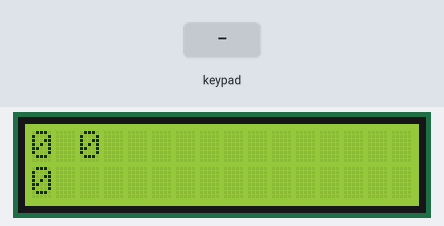
Recording of a sketch running on a simulated Arduino Uno, built with avr-gcc and run on an emulated ATmega328P. Shown: 16×2 character LCD. The test bench sets the inputs (shaded band).

Above: at 3.2 s.
3.3 s: keypad keys 0 1 2 3 A pressed 0.4 s apart
At 6.4 s:
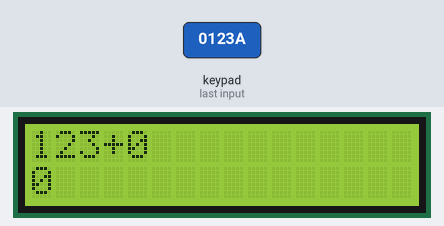
6.8 s: key 'D' pressed
At 7.8 s:
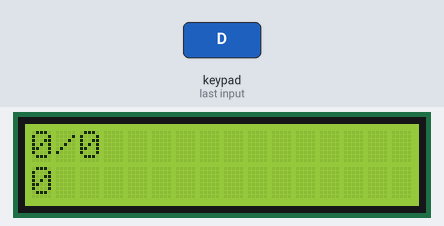
8.4 s: key 'C' pressed
At 9.3 s:
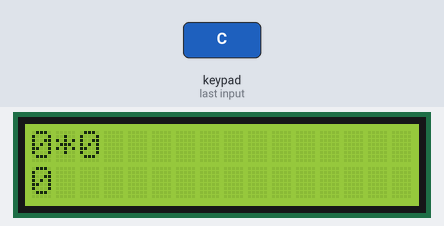
10.0 s: keypad keys 0 1 2 3 # pressed 0.4 s apart
At 12.8 s:
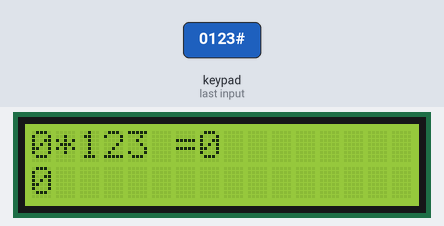
13.5 s: key 'B' pressed
At 14.2 s:
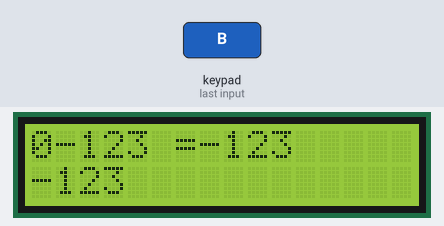
15.1 s: keypad keys 0 1 2 3 D pressed 0.4 s apart
At 18.0 s:
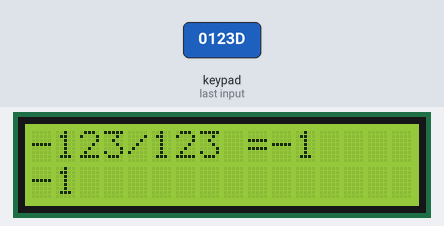
Timing chart, 0 to 19.5 s (numbered marks = the images above; inputs shaded):
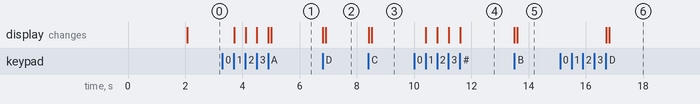

Measured:
- after the input at 3.3 s, the display: first changes after 0.41 s (image 1 shows a later state)
- after the input at 6.8 s, the display: first changes at once (image 2 shows a later state)
- after the input at 8.4 s, the display: first changes at once (image 3 shows a later state)
- after the input at 10.0 s, the display: first changes after 0.41 s (image 4 shows a later state)
- after the input at 13.5 s, the display: first changes at once (image 5 shows a later state)
- after the input at 15.1 s, the display: first changes after 1.6 s (image 6 shows a later state)

The sketch:

Calculatrice.ino
```cpp
#include <LiquidCrystal.h>
#include <Keypad.h>

const byte ROWS = 4; // Four rows
const byte COLS = 4; // Three columns

// Define the Keymap
char keys[ROWS][COLS] = {

  {'7','8','9','D'},

  {'4','5','6','C'},

  {'1','2','3','B'},

  {'*','0','#','A'}

};

byte rowPins[ROWS] = { 0, 1, 2, 3 };// Connect keypad ROW0, ROW1, ROW2 and ROW3 to these Arduino pins.
byte colPins[COLS] = { 4, 5, 6, 7 }; // Connect keypad COL0, COL1 and COL2 to these Arduino pins.

Keypad kpd = Keypad( makeKeymap(keys), rowPins, colPins, ROWS, COLS ); //  Create the Keypad

const int rs = 8, en = 9, d4 = 10, d5 = 11, d6 = 12, d7 = 13; //Pins to which LCD is connected
LiquidCrystal lcd(rs, en, d4, d5, d6, d7);

 long Num1,Num2,Number;
 char key,action;
 boolean result = false;

void setup() {
  lcd.begin(16, 2); //We are using a 16*2 LCD display
  lcd.print("BEJAOUI FEDI"); //Display a intro message
  lcd.setCursor(0, 1);   // set the cursor to column 0, line 1
  lcd.print("  CALCULATRICE  "); //Display a intro message

   delay(2000); //Wait for display to show info
    lcd.clear(); //Then clean it
}

void loop() {

key = kpd.getKey(); //storing pressed key value in a char

if (key!=NO_KEY)
DetectButtons();

if (result==true)
CalculateResult();

DisplayResult();
}

void DetectButtons()
{
     lcd.clear(); //Then clean it
    if (key=='*') //If cancel Button is pressed
    {Serial.println ("Button Cancel"); Number=Num1=Num2=0; result=false;}

     if (key == '1') //If Button 1 is pressed
    {Serial.println ("Button 1");
    if (Number==0)
    Number=1;
    else
    Number = (Number*10) + 1; //Pressed twice
    }

     if (key == '4') //If Button 4 is pressed
    {Serial.println ("Button 4");
    if (Number==0)
    Number=4;
    else
    Number = (Number*10) + 4; //Pressed twice
    }

     if (key == '7') //If Button 7 is pressed
    {Serial.println ("Button 7");
    if (Number==0)
    Number=7;
    else
    Number = (Number*10) + 7; //Pressed twice
    }


    if (key == '0')
    {Serial.println ("Button 0"); //Button 0 is Pressed
    if (Number==0)
    Number=0;
    else
    Number = (Number*10) + 0; //Pressed twice
    }

     if (key == '2') //Button 2 is Pressed
    {Serial.println ("Button 2");
     if (Number==0)
    Number=2;
    else
    Number = (Number*10) + 2; //Pressed twice
    }

     if (key == '5')
    {Serial.println ("Button 5");
     if (Number==0)
    Number=5;
    else
    Number = (Number*10) + 5; //Pressed twice
    }

     if (key == '8')
    {Serial.println ("Button 8");
     if (Number==0)
    Number=8;
    else
    Number = (Number*10) + 8; //Pressed twice
    }


    if (key == '#')
    {Serial.println ("Button Equal");
    Num2=Number;
    result = true;
    }

     if (key == '3')
    {Serial.println ("Button 3");
     if (Number==0)
    Number=3;
    else
    Number = (Number*10) + 3; //Pressed twice
    }

     if (key == '6')
    {Serial.println ("Button 6");
    if (Number==0)
    Number=6;
    else
    Number = (Number*10) + 6; //Pressed twice
    }

     if (key == '9')
    {Serial.println ("Button 9");
    if (Number==0)
    Number=9;
    else
    Number = (Number*10) + 9; //Pressed twice
    }

      if (key == 'A' || key == 'B' || key == 'C' || key == 'D') //Detecting Buttons on Column 4
  {
    Num1 = Number;
    Number =0;
    if (key == 'A')
    {Serial.println ("Addition"); action = '+';}
     if (key == 'B')
    {Serial.println ("Subtraction"); action = '-'; }
     if (key == 'C')
    {Serial.println ("Multiplication"); action = '*';}
     if (key == 'D')
    {Serial.println ("Devesion"); action = '/';}

    delay(100);
  }

}

void CalculateResult()
{
  if (action=='+')
    Number = Num1+Num2;

  if (action=='-')
    Number = Num1-Num2;

  if (action=='*')
    Number = Num1*Num2;

  if (action=='/')
    Number = Num1/Num2;
}

void DisplayResult()
{
  lcd.setCursor(0, 0);   // set the cursor to column 0, line 1
  lcd.print(Num1); lcd.print(action); lcd.print(Num2);

  if (result==true)
  {lcd.print(" ="); lcd.print(Number);} //Display the result

  lcd.setCursor(0, 1);   // set the cursor to column 0, line 1
  lcd.print(Number); //Display the result
}
```
